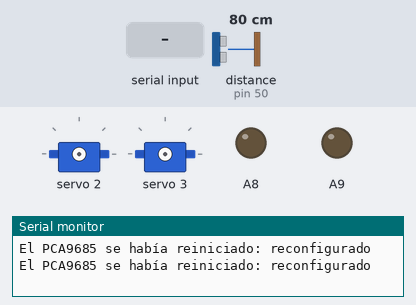
A sketch run on a simulated Arduino Mega 2560, built with avr-gcc and run on an emulated ATmega2560. Parts: 2 × servo, output pins drawn as LEDs (lit = HIGH), the last lines printed to the serial monitor. Wiring (inferred from the names in the program): PCA9685 PWM driver at I2C address 0x40. Inputs (shaded band) come from the test bench; at power-on: distance to the obstacle (sensor on pin 50) 80 cm. The echo pulse lasts 58.3 µs per cm.

Above: at 1.3 s.
1.4 s: "g" received over Serial
At 1.63 s:
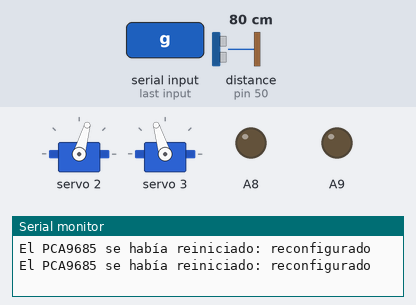
At 2.7 s:
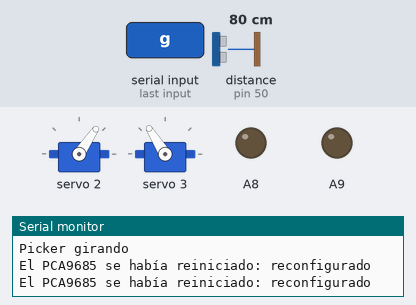
4.4 s: "a" received over Serial
6.2 s: distance to the obstacle (sensor on pin 50) set to 2 cm
7.7 s: "d" received over Serial
Timing chart, 0 to 10.2 s (numbered marks = the images above; inputs shaded):
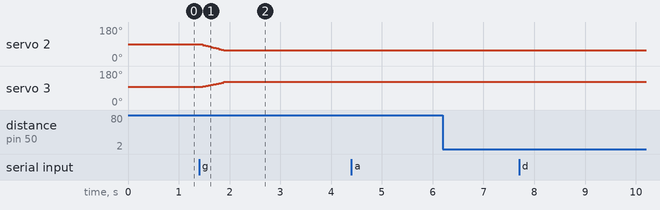

The sketch:

picker-estomago.ino
```cpp
/*
  Picker + sensor del estómago: los dos servos del picker giran recolectando
  y un VL53L0X mirando dentro del estómago confirma la captura.

  Cómo detecta: no cuenta pasadas. Las canicas van y vuelven dentro del
  estómago y a veces quedan quietas frente al sensor, así que contar cambios
  da capturas de más. En cambio:
    1. Al entrar en CAPTURA se "arma" el detector ('a'): aprende la lectura
       que hay en ese momento (vacío, o con canicas ya quietas adelante).
    2. El primer cambio grande respecto de esa lectura = entró una canica
       nueva (o la nueva movió a una que estaba quieta). Avisa UNA vez y se
       desarma.
    3. No vuelve a avisar hasta que lo armen de nuevo (en el robot real, el
       servidor al entrar otra vez en CAPTURA).
  Ojo: si el robot se sacude mientras está armado puede mover una canica
  quieta y dar una captura falsa.

  Conexiones (Arduino Mega):
    PCA9685 SDA -> D20, SCL -> D21, VCC -> 5V, GND -> GND
    PCA9685 V+  -> XL4015 (5 V de los servos), GND común
    Servos picker -> canal 2 = izquierdo, canal 3 = derecho
    VL53L0X estómago: VIN -> 5V, GND, SDA -> D20, SCL -> D21, XSHUT -> A10
    VL53L0X izq / der (si están conectados): XSHUT -> A8 / A9. En esta prueba
    quedan apagados.

  Sin destrabe: con los servos alimentados del XL4015 la caída de tensión
  del Mega no ve los trabados (haría falta un INA219).

  Por el monitor serie (9600):
    'g' -> gira el picker      'p' -> frena el picker
    'a' -> arma el detector (aprende la lectura actual y espera una canica)
    'd' -> desarma el detector
    'v' -> muestra / oculta las lecturas crudas
*/

#include <Wire.h>
#include <Adafruit_PWMServoDriver.h>
#include <VL53L0X.h>

// ---- Picker (igual que picker-girando) ----
const uint8_t NUM_SERVOS = 2;
const uint8_t CANAL[NUM_SERVOS] = {2, 3};
const uint16_t NEUTRO[NUM_SERVOS] = {1485, 1500};
const int8_t SENTIDO[NUM_SERVOS] = {1, -1};
const uint16_t VEL_US[NUM_SERVOS] = {360, 300};
const uint8_t PASOS_ARRANQUE = 10;
const uint8_t MS_POR_PASO = 50;
const uint16_t MS_CHEQUEO_PCA = 500;
const uint8_t DIR_PCA = 0x40;
const uint8_t PCA_MODE1 = 0x00;
const uint8_t PCA_SLEEP = 0x10;

// ---- Sensor del estómago ----
const uint8_t XSHUT_ESTOMAGO = A10;
const uint8_t XSHUT_OTROS[] = {A8, A9};
const uint8_t DIR_ESTOMAGO = 0x32;
// 20 ms por medición: lo más rápido que permite el sensor
const uint32_t PRESUPUESTO_US = 20000;
// Lecturas para aprender la base al armar (~200 ms)
const uint8_t MUESTRAS_BASE = 10;
// Cuánto tiene que cambiar la lectura para decir "entró una canica". Girando
// sin canicas el ruido llegó a ~7 mm; una canica cambia 15 mm o más.
const uint16_t UMBRAL_MM = 10;
// Lecturas seguidas por encima del umbral para confirmar (descarta picos)
const uint8_t LECTURAS_CONFIRMAR = 2;
// Lecturas fuera de rango / sin eco
const uint16_t SIN_LECTURA = 8000;

enum Detector : uint8_t { DESARMADO, ARMADO };

Adafruit_PWMServoDriver pca;
VL53L0X estomago;

bool sensorOk = false;
bool pickerGirando = false;
Detector detector = DESARMADO;
uint16_t baseMm = 0;
uint8_t seguidas = 0;
uint16_t capturas = 0;
uint32_t tArmado = 0;
bool verbose = false;

// ---------------- Picker ----------------

void configurarPca() {
  pca.begin();
  pca.setOscillatorFrequency(27000000);
  pca.setPWMFreq(50);
}

void mandarPulsos(uint8_t escala) {
  for (uint8_t k = 0; k < NUM_SERVOS; k++) {
    int16_t vel = (int32_t)VEL_US[k] * escala / PASOS_ARRANQUE;
    pca.writeMicroseconds(CANAL[k], NEUTRO[k] - SENTIDO[k] * vel);
  }
}

void girarPicker() {
  for (uint8_t paso = 1; paso <= PASOS_ARRANQUE; paso++) {
    mandarPulsos(paso);
    delay(MS_POR_PASO);
  }
  pickerGirando = true;
  Serial.println(F("Picker girando"));
}

void frenarPicker() {
  for (uint8_t k = 0; k < NUM_SERVOS; k++) {
    pca.setPWM(CANAL[k], 0, 0);
  }
  pickerGirando = false;
  Serial.println(F("Picker frenado"));
}

// Si el PCA se reinició por una caída de tensión arranca dormido: reconfigurar
void revisarPca() {
  Wire.beginTransmission(DIR_PCA);
  Wire.write(PCA_MODE1);
  if (Wire.endTransmission() != 0) {
    return;
  }
  Wire.requestFrom(DIR_PCA, (uint8_t)1);
  if (!Wire.available() || !(Wire.read() & PCA_SLEEP)) {
    return;
  }
  configurarPca();
  if (pickerGirando) {
    mandarPulsos(PASOS_ARRANQUE);
  }
  Serial.println(F("El PCA9685 se había reiniciado: reconfigurado"));
}

// ---------------- Sensor ----------------

void escanearI2c() {
  Serial.print(F("I2C:"));
  for (uint8_t dir = 1; dir < 127; dir++) {
    Wire.beginTransmission(dir);
    if (Wire.endTransmission() == 0) {
      Serial.print(F(" 0x"));
      Serial.print(dir, HEX);
    }
  }
  Serial.println();
}

bool iniciarEstomago() {
  // Apaga los tres láseres: todos arrancan en 0x29 y se pisarían
  for (uint8_t pin : XSHUT_OTROS) {
    pinMode(pin, OUTPUT);
    digitalWrite(pin, LOW);
  }
  pinMode(XSHUT_ESTOMAGO, OUTPUT);
  digitalWrite(XSHUT_ESTOMAGO, LOW);
  delay(10);
  // Lo suelta: el pull-up del módulo lo enciende (no se le mandan 5 V)
  pinMode(XSHUT_ESTOMAGO, INPUT);
  delay(50);

  estomago.setTimeout(100);
  if (!estomago.init()) {
    return false;
  }
  estomago.setAddress(DIR_ESTOMAGO);
  estomago.setMeasurementTimingBudget(PRESUPUESTO_US);
  estomago.startContinuous();
  return true;
}

// 0 = sin lectura válida
uint16_t leerEstomago() {
  uint16_t mm = estomago.readRangeContinuousMillimeters();
  if (estomago.timeoutOccurred() || mm >= SIN_LECTURA) {
    return 0;
  }
  return mm;
}

void armar() {
  if (!sensorOk) {
    Serial.println(F("No se puede armar: el sensor del estómago no responde"));
    return;
  }
  uint32_t suma = 0;
  uint8_t n = 0;
  for (uint8_t i = 0; i < MUESTRAS_BASE; i++) {
    uint16_t mm = leerEstomago();
    if (mm > 0) {
      suma += mm;
      n++;
    }
  }
  if (n < MUESTRAS_BASE / 2) {
    detector = DESARMADO;
    Serial.println(F("No se pudo armar: casi sin lecturas válidas, revisá el sensor"));
    return;
  }
  baseMm = suma / n;
  seguidas = 0;
  tArmado = millis();
  detector = ARMADO;
  Serial.print(F("Armado, base "));
  Serial.print(baseMm);
  Serial.println(F(" mm: esperando una canica..."));
}

void desarmar() {
  detector = DESARMADO;
  Serial.println(F("Desarmado"));
}

void procesarEstomago(uint16_t mm) {
  if (detector != ARMADO) {
    return;
  }
  // Sin lectura = algo tapó o desvió el haz: cuenta como cambio
  uint16_t delta = mm == 0 ? UMBRAL_MM : (mm > baseMm ? mm - baseMm : baseMm - mm);
  if (delta < UMBRAL_MM) {
    seguidas = 0;
    return;
  }
  if (++seguidas < LECTURAS_CONFIRMAR) {
    return;
  }
  capturas++;
  detector = DESARMADO;
  Serial.print(F("CAPTURA "));
  Serial.print(capturas);
  Serial.print(F(": "));
  Serial.print(mm);
  Serial.print(F(" mm (base "));
  Serial.print(baseMm);
  Serial.print(F("), a los "));
  Serial.print(millis() - tArmado);
  Serial.println(F(" ms de armar. Desarmado: mandá 'a' para la próxima"));
}

// ---------------- Principal ----------------

void setup() {
  Serial.begin(9600);
  Wire.begin();
  Serial.println(F("Picker + sensor del estómago (captura armada)"));

  sensorOk = iniciarEstomago();
  if (sensorOk) {
    Serial.println(F("VL53L0X del estómago OK en 0x32"));
  } else {
    Serial.println(F("No responde el VL53L0X del estómago: revisá SDA/SCL, XSHUT (A10) y 5V"));
  }
  escanearI2c();

  configurarPca();
  frenarPicker();
  Serial.println(F("Comandos: g girar, p frenar, a armar, d desarmar, v lecturas"));
}

void loop() {
  static uint32_t tChequeoPca = 0;

  if (sensorOk) {
    uint16_t mm = leerEstomago();
    procesarEstomago(mm);
    if (verbose) {
      Serial.print(F("mm "));
      Serial.println(mm);
    }
  }

  uint32_t ahora = millis();
  if (ahora - tChequeoPca >= MS_CHEQUEO_PCA) {
    tChequeoPca = ahora;
    revisarPca();
  }

  if (Serial.available()) {
    switch (Serial.read()) {
      case 'g': girarPicker(); break;
      case 'p': frenarPicker(); break;
      case 'a': armar(); break;
      case 'd': desarmar(); break;
      case 'v': verbose = !verbose; break;
    }
  }
}
```

Measured:
- after the input at 1.4 s, servo 2: moves from 88° to 56° over 0.41 s, starting after 0.08 s; servo 3: moves from 96° to 122° over 0.41 s, starting after 0.08 s
